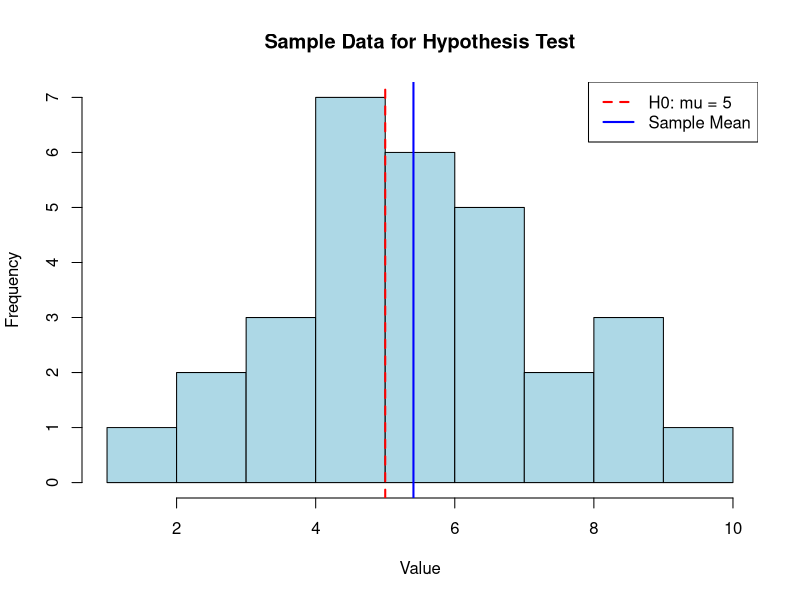

This chart was generated by the following R code:
# E3-1: Hypothesis Testing

set.seed(123)

sample_data <- rnorm(30, mean = 5.5, sd = 2)

# H0: mu = 5
# H1: mu != 5

result <- t.test(sample_data, mu = 5)

cat("Test Statistic:", result$statistic, "\n")
cat("P-value:", result$p.value, "\n")

if (result$p.value < 0.05) {
  cat("Decision: Reject Null Hypothesis\n")
} else {
  cat("Decision: Fail to Reject Null Hypothesis\n")
}


# Save graph as PDF
pdf("E3_1.pdf", width = 8, height = 6)

hist(sample_data,
     col = "lightblue",
     main = "Sample Data for Hypothesis Test",
     xlab = "Value",
     ylab = "Frequency")

# H0 mean = 5
abline(v = 5,
       col = "red",
       lwd = 2,
       lty = 2)

# Sample mean
abline(v = mean(sample_data),
       col = "blue",
       lwd = 2)

legend("topright",
       legend = c("H0: mu = 5", "Sample Mean"),
       col = c("red", "blue"),
       lty = c(2, 1),
       lwd = 2)

dev.off()






 # E3-1: Simulate decision-making process using hypothesis testing

# set.seed(123)

# sample_data <- rnorm(30, mean = 5.5, sd = 2)

# # H0: mu = 5
# # H1: mu != 5

# result <- t.test(sample_data, mu = 5)

# # Test results
# cat("Test Statistic:", result$statistic, "\n")
# cat("P-value:", result$p.value, "\n")

# # Decision
# if (result$p.value < 0.05) {
#   cat("Decision: Reject Null Hypothesis\n")
# } else {
#   cat("Decision: Fail to Reject Null Hypothesis\n")
# }


# # Graph in RStudio
# hist(sample_data,
#      col = "lightblue",
#      main = "Sample Data for Hypothesis Test",
#      xlab = "Value",
#      ylab = "Frequency")

# # H0 mean = 5
# abline(v = 5,
#        col = "red",
#        lwd = 2,
#        lty = 2)

# # Sample mean
# abline(v = mean(sample_data),
#        col = "blue",
#        lwd = 2)

# # Legend
# legend("topright",
#        legend = c("H0: mu = 5", "Sample Mean"),
#        col = c("red", "blue"),
#        lty = c(2, 1),
#        lwd = 2)
